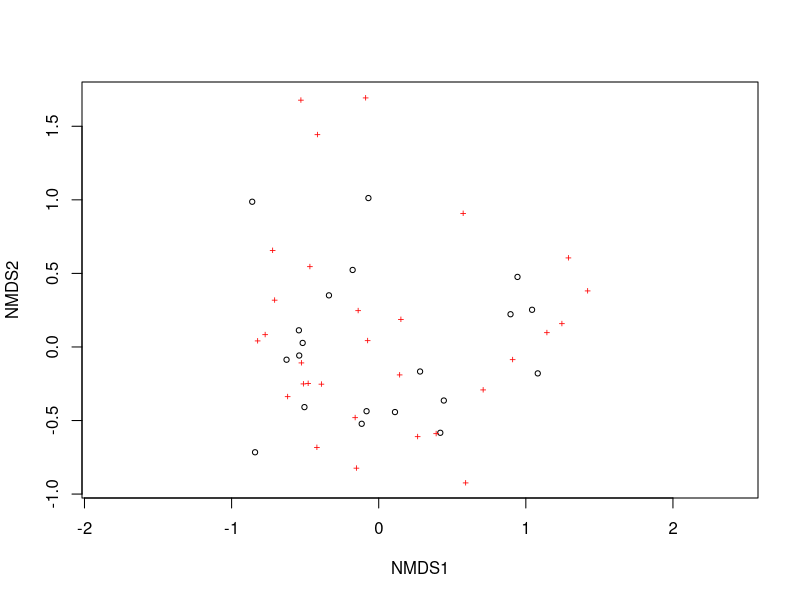
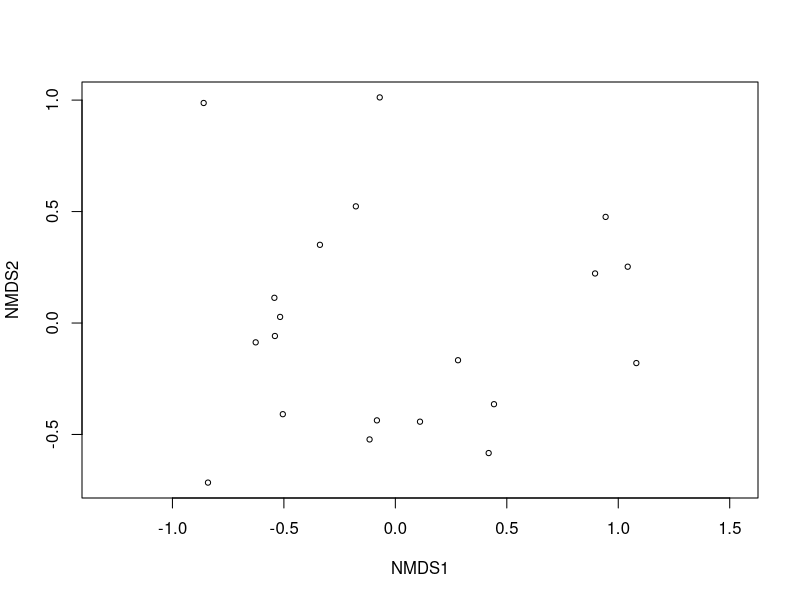
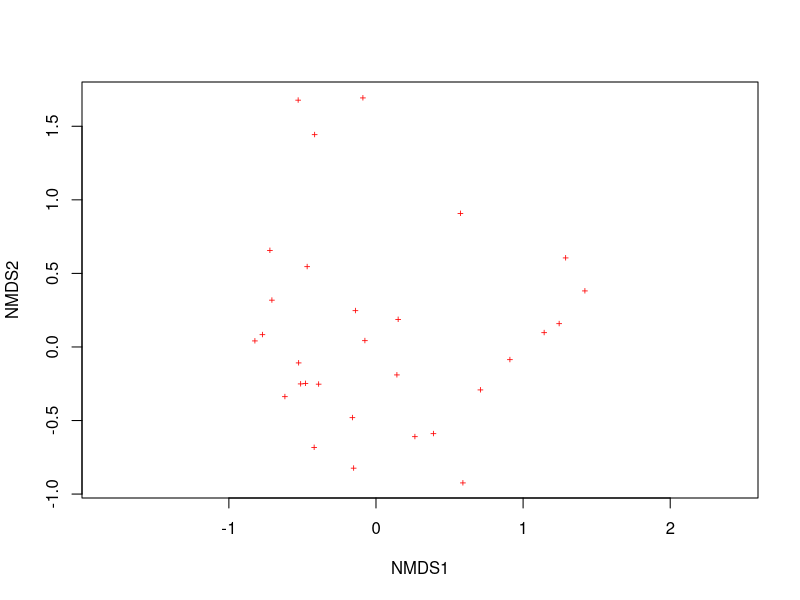
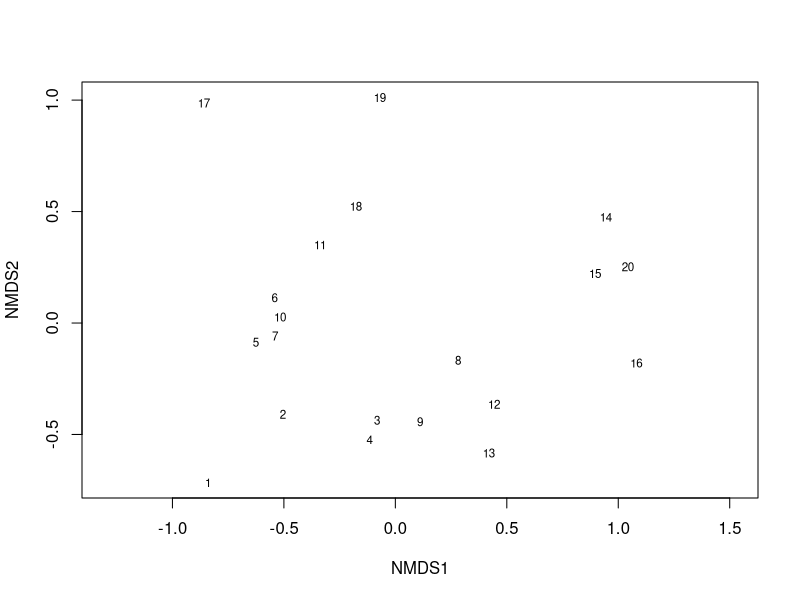
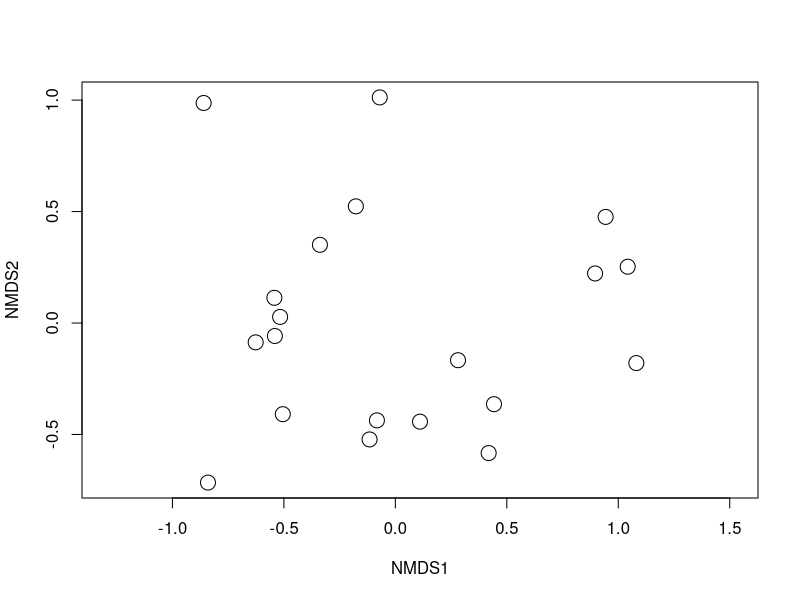
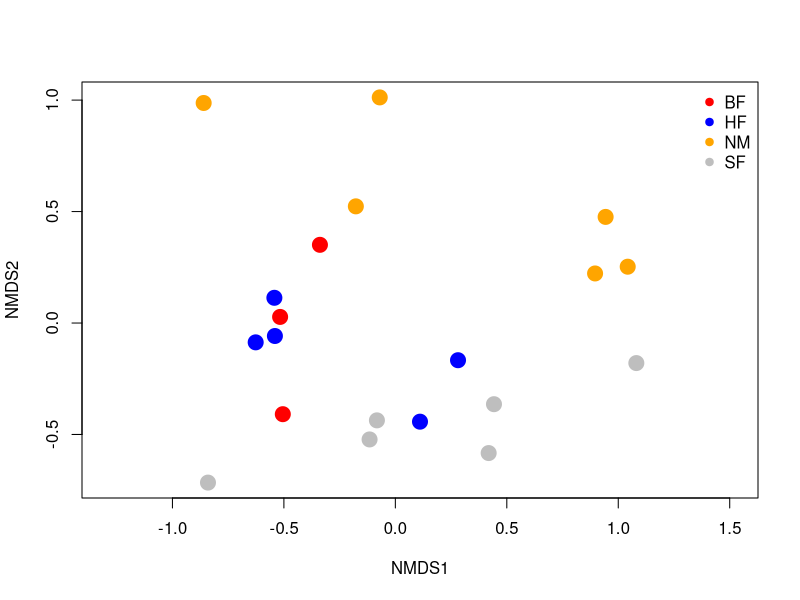
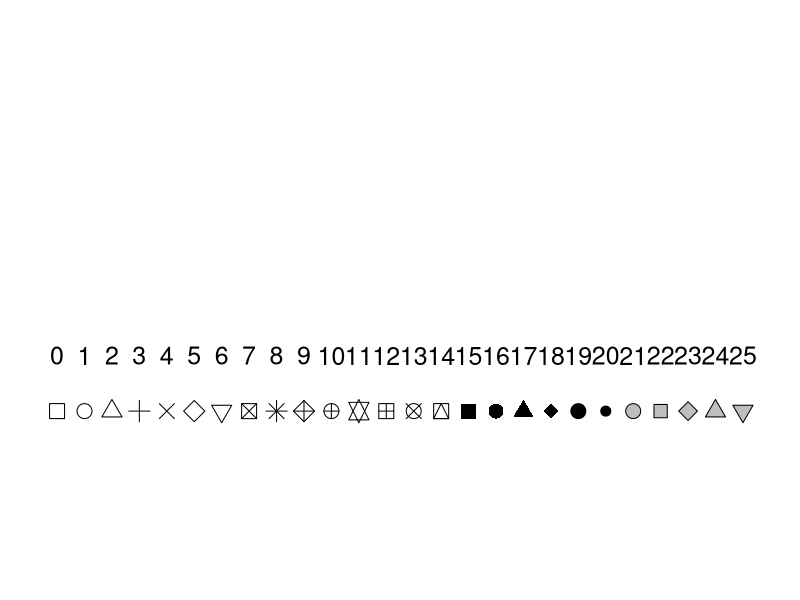
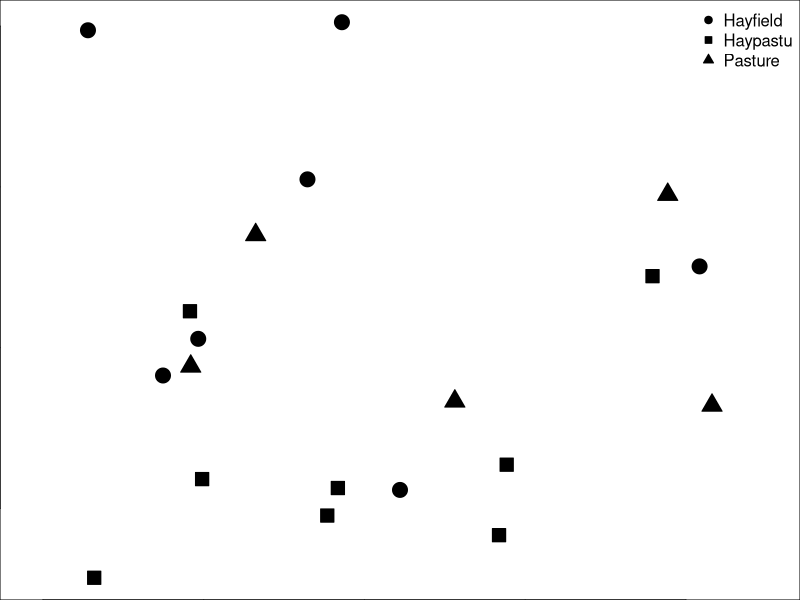

Generate these figures, in order, with R:
## ---- chunk 1
knitr::opts_chunk$set(comment = "", cache = TRUE)
## ---- chunk 2
library("vegan")
data(dune)
data(dune.env)
## ---- chunk 3
head(dune[,1:10], n=3)
## ---- chunk 4
head(dune.env, n=3)
summary(dune.env)
## ---- chunk 5
dune.bray.ord <- metaMDS(dune, distance = "bray", k = 2, trymax = 50)
## ---- chunk 6
plot(dune.bray.ord)
## ---- chunk 7
plot(dune.bray.ord, display = "sites")
## ---- chunk 8
plot(dune.bray.ord, display = "species")
## ---- chunk 9
plot(dune.bray.ord, display = "sites", type = "t")
## ---- chunk 10
plot(dune.bray.ord, display = "sites", cex=2)
## ---- chunk 11
colors.vec <- c("red", "blue", "orange", "grey")
plot(dune.bray.ord, display = "sites", type = "n")
points(dune.bray.ord, display = "sites", cex=2, pch = 21, 
       col = colors.vec[dune.env$Management], 
       bg = colors.vec[dune.env$Management])
legend("topright", legend = levels(dune.env$Management), bty = "n",
                      col = colors.vec, pch = 21, pt.bg = colors.vec)
## ---- chunk 12
par(mar = rep(0,4))
plot(c(-1, 26), 0:1, type = "n", axes = FALSE)
text(0:25, 0.4, 0:25, cex = 1.5)
points(0:25, rep(0.3, 26), pch = 0:25, bg = "grey", cex = 2)
## ---- chunk 13
shapes.vec <- c(21, 22, 24)
plot(dune.bray.ord, display = "sites", type = "n")
points(dune.bray.ord, display = "sites", cex=2, bg = "black", 
       pch = shapes.vec[dune.env$Use])
legend("topright", legend = levels(dune.env$Use), bty = "n",
                      col = "black", pch = shapes.vec, pt.bg = "black")
## ---- chunk 14
colors.vec <- c("red", "blue", "orange", "grey")
shapes.vec <- c(21, 22, 24)
plot(dune.bray.ord, display = "sites", type = "n")
points(dune.bray.ord, display = "sites", cex=2, 
       pch = shapes.vec[dune.env$Use], 
       col = colors.vec[dune.env$Management], 
       bg = colors.vec[dune.env$Management])
legend("topright", legend = levels(dune.env$Management), bty = "n",
                      col = colors.vec, pch = 21, pt.bg = colors.vec)
legend(1.5,1.05, legend = levels(dune.env$Use), bty = "n",
                      col = "black", pch = shapes.vec, pt.bg = "black")
## ---- chunk 15
# Just points
plot(dune.bray.ord, display = "sites", cex=2)
## ---- chunk 16
plot(dune.bray.ord, display = "sites", cex=2)
ordihull(dune.bray.ord,groups = dune.env$Management, label = TRUE)
## ---- chunk 17
plot(dune.bray.ord, display = "sites", cex=2)
ordihull(dune.bray.ord,groups = dune.env$Management, label = TRUE, col = "blue")
## ---- chunk 18
plot(dune.bray.ord, display = "sites", cex=2)
ordihull(dune.bray.ord,groups = dune.env$Management, label = TRUE, col = "blue")
ordispider(dune.bray.ord,groups = dune.env$Management, label = TRUE)
## ---- chunk 19
# Plot first, then add layers
plot(dune.bray.ord, display = "sites", cex=2)
## ---- chunk 20
plot(dune.bray.ord, display = "sites", cex=2)
ordispider(dune.bray.ord,groups = dune.env$Management, label = TRUE)
## ---- chunk 21
plot(dune.bray.ord, type = "n")
## ---- chunk 22
plot(dune.bray.ord, type = "n")
points(dune.bray.ord,display = "sites", cex = 2)
## ---- chunk 23
plot(dune.bray.ord, display = "sites", type = "n")
## ---- chunk 24
plot(dune.bray.ord, display = "sites", type = "n")
points(dune.bray.ord, display = "sites", cex = 2)
## ---- chunk 25
plot(dune.bray.ord, display = "sites", type = "n")
points(dune.bray.ord,display = "sites", cex = 2)
ordispider(dune.bray.ord,groups = dune.env$Management, label = TRUE)
## ---- chunk 26
plot(dune.bray.ord, display = "sites", type = "n")
points(dune.bray.ord, display = "sites", cex = 2)
ordiellipse(dune.bray.ord,groups = dune.env$Management, label = TRUE)
## ---- chunk 27
plot(dune.bray.ord, display = "sites", type = "n")
points(dune.bray.ord,display = "sites", cex = 2)
ordisurf(dune.bray.ord,dune.env$A1, add = TRUE)
## ---- chunk 28
dune.bray.ord.A1.fit <- envfit(dune.bray.ord,dune.env$A1, permutations = 1000)
dune.bray.ord.A1.fit
## ---- chunk 29
plot(dune.bray.ord, display = "sites", type = "n")
points(dune.bray.ord,display = "sites", cex = 2)
plot(dune.bray.ord.A1.fit, add = TRUE)
ordisurf(dune.bray.ord,dune.env$A1, add = TRUE)
